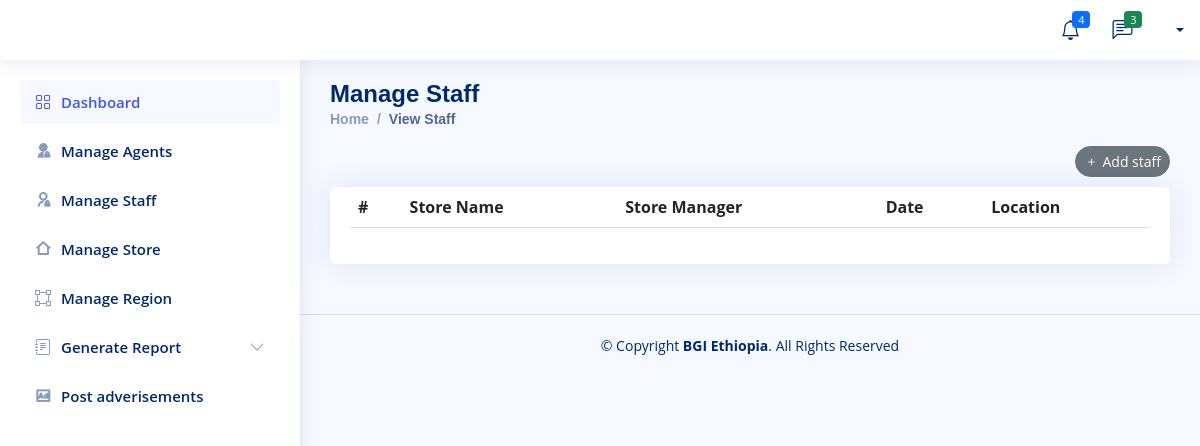
The page /BGI/view_store/ on the database as committed earlier.
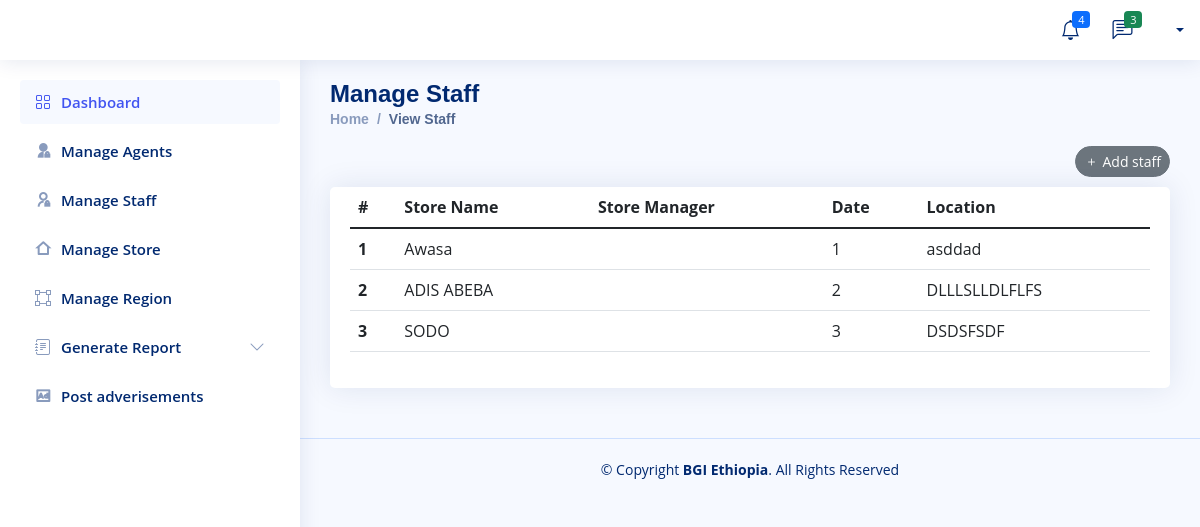
The same page on the database as committed later.
### Company/models.py (models this page shows)
class Company_Store(models.Model):
    Store_Name = models.CharField(max_length=200, null=True)
    Location = models.CharField(max_length=200, null=True)
    date_created = models.DateTimeField(auto_now_add=True, null=True)

### Company/views.py (the view)
# urls.py: path('view_store/',views.view_store,name='view-store'),
def view_store(request):
    all_store = Company_Store.objects.all()
    context = {
        'all_store' : all_store,
    }
    return render(request,'Company/store/store-view.html',context)

### Templates/Company/store/store-view.html
{% extends 'Company/company-base.html'%}
{% block content%}
  <main id="main" class="main">
    <div class="pagetitle">
      <h1>Manage Staff</h1>
      <nav>
        <ol class="breadcrumb">
          <li class="breadcrumb-item"><a href="admin.html">Home</a></li>
          <li class="breadcrumb-item active">View Staff</li>
        </ol>
        <div class="text-end">
            <a href="{% url 'add-store-company' %}" class="item-end">
                <button type="button" class="btn btn-sm rounded-pill btn-secondary"><i class="bi bi-plus me-1"></i>Add staff</button>
              </a>
        </div>
      </nav>
    </div>
    <section class="section">
        <div class="row">
          <div class="col-lg-12">
            <div class="card">
              <div class="card-body">
                <table class="table datatable">
                  <thead>
                    <tr>
                      <th scope="col">#</th>
                      <th scope="col">Store Name</th>
                      <th scope="col">Store Manager</th>
                      <th scope="col">Date</th>
                      <th scope="col">Location</th>
                    </tr>
                  </thead>
                  <tbody>
                 {% for store in all_store %}
                    <tr>
                      <th scope="row">{{store.id}}</th>
                      <td>{{store.Store_Name}}</td>
                      <td>{{store.Company_Store_Manager.user}}</td>
                      <td>{{store.id}}</td>
                      <td>{{store.Location}}</td>
                    </tr>
                {% endfor %}
                  </tbody>
                </table>
              </div>
            </div>
          </div>
        </div>
      </section>
  </main>
{% endblock %}

Rows that differ between the two databases and show on the page:
added Company_Store: id "1", Store_Name "Awasa", Location "asddad"
added Company_Store: id "2", Store_Name "ADIS ABEBA", Location "DLLLSLLDLFLFS"
added Company_Store: id "3", Store_Name "SODO", Location "DSDSFSDF"
